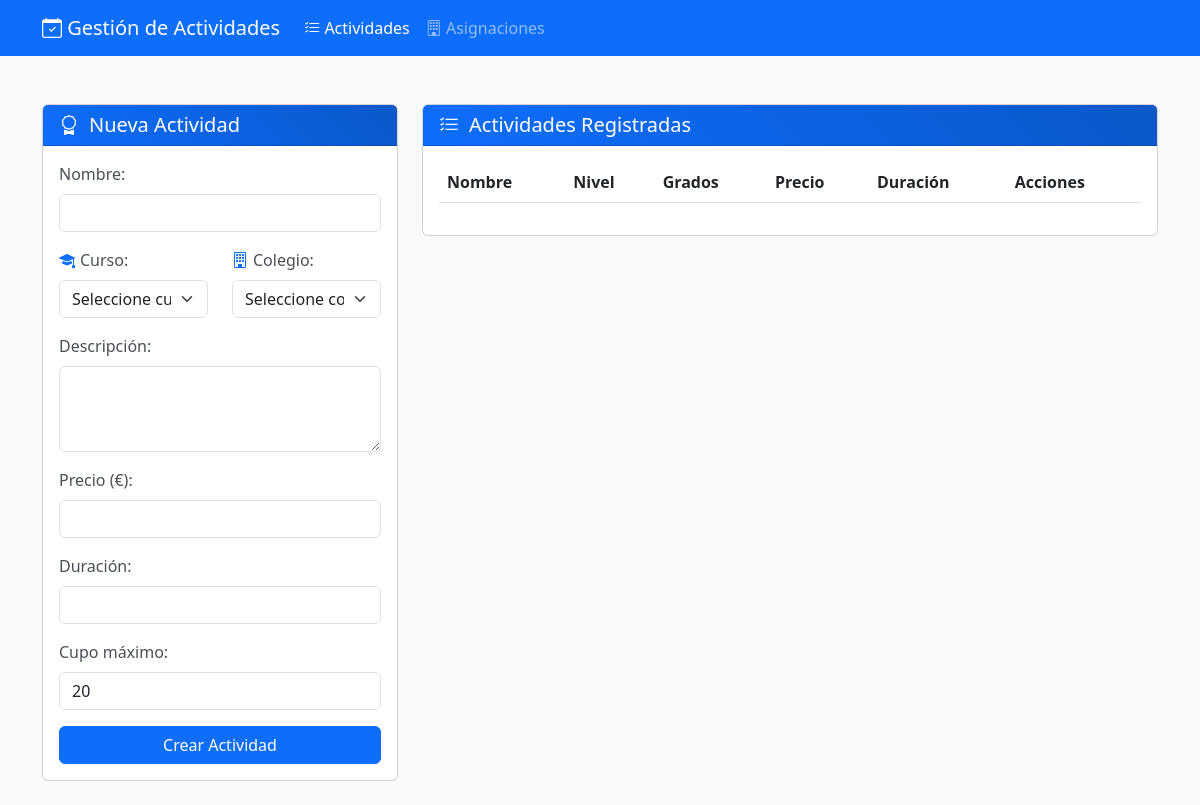
Before: /actividades.php with the older database file.
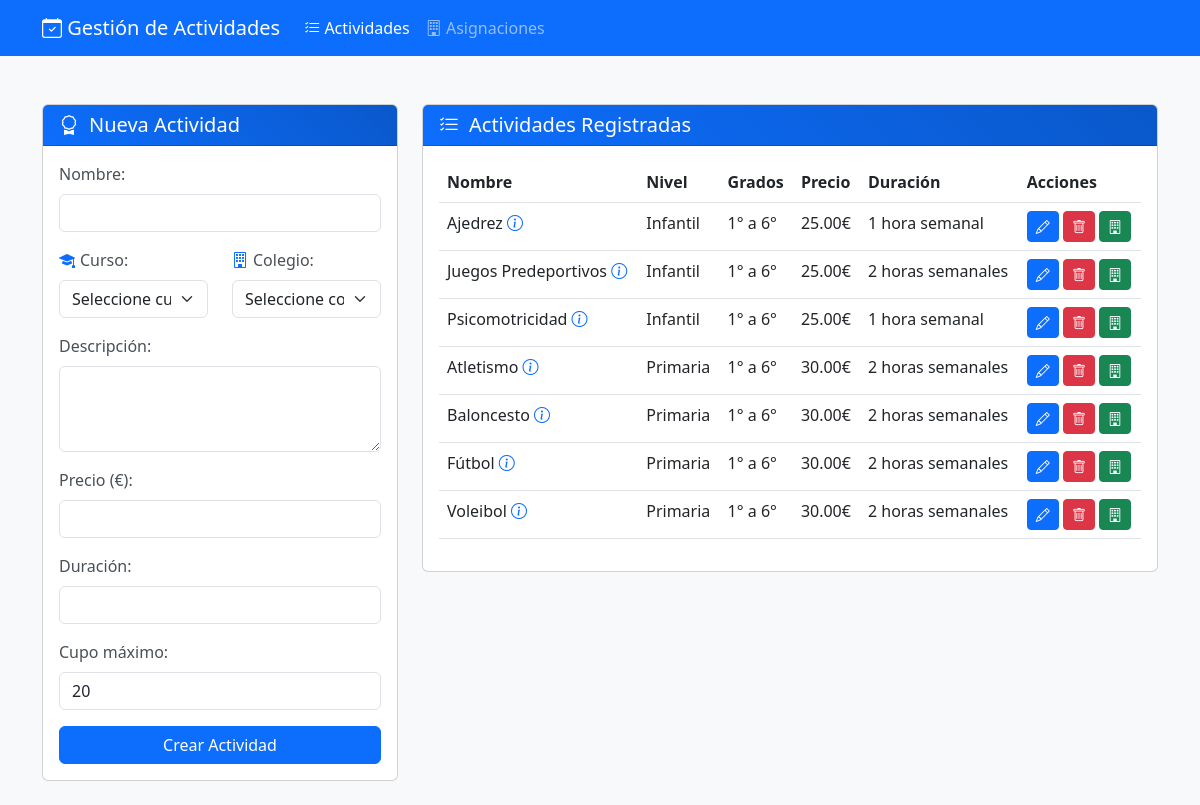
After: the same page with the newer database file.
### tables this page shows
CREATE TABLE actividades (
    id INT AUTO_INCREMENT PRIMARY KEY,
    nombre VARCHAR(100) NOT NULL,
    descripcion TEXT,
    precio DECIMAL(6,2) NOT NULL,
    duracion VARCHAR(50),
    fecha_registro TIMESTAMP DEFAULT CURRENT_TIMESTAMP
);

### actividades.php (the view, shortened to what this page needs)
<?php
include('conexion.php');
$actividad = null;
$actividades = $conexion->query("
    SELECT * FROM actividades
    ORDER BY nivel_requerido, nombre")->fetchAll();
?>
<!DOCTYPE html>
<html lang="es">
<head>
    <link href="https://cdn.jsdelivr.net/npm/bootstrap@5.3.0/dist/css/bootstrap.min.css" rel="stylesheet">
    <link rel="stylesheet" href="https://cdn.jsdelivr.net/npm/bootstrap-icons@1.10.5/font/bootstrap-icons.css">
    <link href="assets/css/style.css" rel="stylesheet">
</head>
<body>
    <nav class="navbar navbar-expand-lg navbar-dark bg-primary mb-4">
        <div class="container">
            <a class="navbar-brand" href="#">
                <i class="bi bi-calendar-check"></i>
                Gestión de Actividades
            </a>
            <div class="collapse navbar-collapse" id="navbarNav">
                <ul class="navbar-nav">
                    <li class="nav-item">
                        <a class="nav-link active" href="actividades.php">
                            <i class="bi bi-list-check"></i> Actividades
                        </a>
                    </li>
                    <li class="nav-item">
                        <a class="nav-link" href="asignaciones.php">
                            <i class="bi bi-building"></i> Asignaciones
                        </a>
                    </li>
                </ul>
            </div>
        </div>
    </nav>
    <div class="container py-4">
        <div class="row">
            <div class="col-md-4">
                <div class="card">
                    <div class="card-header">
                        <h5>
                            <i class="bi bi-award"></i>
                            <?= $actividad ? 'Editar' : 'Nueva' ?> Actividad
                        </h5>
                    </div>
                    <div class="card-body">
                        <form method="POST" class="needs-validation" novalidate>
                            <div class="mb-3">
                                <label class="form-label">Nombre:</label>
                                <input type="text" name="nombre" class="form-control" required
                                    value="<?= $actividad ? $actividad['nombre'] : '' ?>">
                            </div>
                            <div class="row mb-3">
                                <div class="col-md-6">
                                    <label class="form-label">
                                        <i class="bi bi-mortarboard-fill"></i>
                                        Curso:
                                    </label>
                                    <select name="curso" class="form-select" required onchange="actualizarNivelGrado(this)">
                                        <option value="">Seleccione curso</option>
                                    </select>
                                </div>
                                <div class="col-md-6">
                                    <label class="form-label">
                                        <i class="bi bi-building"></i>
                                        Colegio:
                                    </label>
                                    <select name="colegio" class="form-select" required>
                                        <option value="">Seleccione colegio</option>
                                    </select>
                                </div>
                            </div>
                            <div class="mb-3">
                                <label class="form-label">Descripción:</label>
                                <textarea name="descripcion" class="form-control" rows="3"><?= $actividad ? $actividad['descripcion'] : '' ?></textarea>
                            </div>
                            <div class="mb-3">
                                <label class="form-label">Precio (€):</label>
                                <input type="number" name="precio" class="form-control" step="0.01" min="0" required
                                    value="<?= $actividad ? $actividad['precio'] : '' ?>">
                            </div>
                            <div class="mb-3">
                                <label class="form-label">Duración:</label>
                                <input type="text" name="duracion" class="form-control" required
                                    value="<?= $actividad ? $actividad['duracion'] : '' ?>">
                            </div>
                            <div class="mb-3">
                                <label class="form-label">Cupo máximo:</label>
                                <input type="number" name="cupo_maximo" class="form-control"
                                       min="1" required value="<?= $actividad ? $actividad['cupo_maximo'] : '20' ?>">
                            </div>
                            <div class="d-grid gap-2">
                                <button type="submit" class="btn btn-primary">
                                    <?= $actividad ? 'Actualizar' : 'Crear' ?> Actividad
                                </button>
                            </div>
                        </form>
                    </div>
                </div>
            </div>
            <div class="col-md-8">
                <div class="card">
                    <div class="card-header">
                        <h5>
                            <i class="bi bi-list-check"></i>
                            Actividades Registradas
                        </h5>
                    </div>
                    <div class="card-body">
                        <div class="table-responsive">
                            <table class="table table-hover">
                                <thead>
                                    <tr>
                                        <th>Nombre</th>
                                        <th>Nivel</th>
                                        <th>Grados</th>
                                        <th>Precio</th>
                                        <th>Duración</th>
                                        <th>Acciones</th>
                                    </tr>
                                </thead>
                                <tbody>
                                    <?php foreach ($actividades as $act): ?>
                                        <tr>
                                            <td>
                                                <?= htmlspecialchars($act['nombre']) ?>
                                                <?php if ($act['descripcion']): ?>
                                                    <i class="bi bi-info-circle text-primary"
                                                       data-bs-toggle="tooltip"
                                                       title="<?= htmlspecialchars($act['descripcion']) ?>">
                                                    </i>
                                                <?php endif; ?>
                                            </td>
                                            <td><?= $act['nivel_requerido'] ?></td>
                                            <td><?= $act['grado_minimo'] ?>° a <?= $act['grado_maximo'] ?>°</td>
                                            <td><?= number_format($act['precio'], 2) ?>€</td>
                                            <td><?= $act['duracion'] ?></td>
                                            <td>
                                                <a href="?editar=<?= $act['id'] ?>"
                                                   class="btn btn-sm btn-primary"
                                                   data-bs-toggle="tooltip"
                                                   title="Editar">
                                                    <i class="bi bi-pencil"></i>
                                                </a>
                                                <a href="#"
                                                   onclick="confirmarEliminacion(<?= $act['id'] ?>)"
                                                   class="btn btn-sm btn-danger"
                                                   data-bs-toggle="tooltip"
                                                   title="Eliminar">
                                                    <i class="bi bi-trash"></i>
                                                </a>
                                                <a href="#"
                                                   onclick="asignarAColegio(<?= $act['id'] ?>, <?= $act['precio'] ?>)"
                                                   class="btn btn-sm btn-success"
                                                   data-bs-toggle="tooltip"
                                                   title="Asignar a Colegio">
                                                    <i class="bi bi-building"></i>
                                                </a>
                                            </td>
                                        </tr>
                                    <?php endforeach; ?>
                                </tbody>
                            </table>
                        </div>
                    </div>
                </div>
            </div>
        </div>
    </div>
</body>
</html>

### assets/css/style.css (style rules this page uses)
body { background-color: #f8f9fa; }
.card-header { background: linear-gradient(45deg, #0d6efd, #0a58ca); color: white; }
.card-header h5 { display: flex; align-items: center; gap: 10px; margin: 0; }
.form-label { display: flex; align-items: center; gap: 5px; color: #495057; margin-bottom: 0.5rem; }
.form-label i { color: #0d6efd; }

Changed rows visible on the page:
added actividades: nombre "Ajedrez", nivel_requerido "Infantil", grado_minimo "1", grado_maximo "6", precio "25.00", duracion "1 hora semanal"
added actividades: nombre "Juegos Predeportivos", nivel_requerido "Infantil", grado_minimo "1", grado_maximo "6", precio "25.00", duracion "2 horas semanales"
added actividades: nombre "Psicomotricidad", nivel_requerido "Infantil", grado_minimo "1", grado_maximo "6", precio "25.00", duracion "1 hora semanal"
added actividades: nombre "Atletismo", nivel_requerido "Primaria", grado_minimo "1", grado_maximo "6", precio "30.00", duracion "2 horas semanales"
added actividades: nombre "Baloncesto", nivel_requerido "Primaria", grado_minimo "1", grado_maximo "6", precio "30.00", duracion "2 horas semanales"
added actividades: nombre "Fútbol", nivel_requerido "Primaria", grado_minimo "1", grado_maximo "6", precio "30.00", duracion "2 horas semanales"
added actividades: nombre "Voleibol", nivel_requerido "Primaria", grado_minimo "1", grado_maximo "6", precio "30.00", duracion "2 horas semanales"
